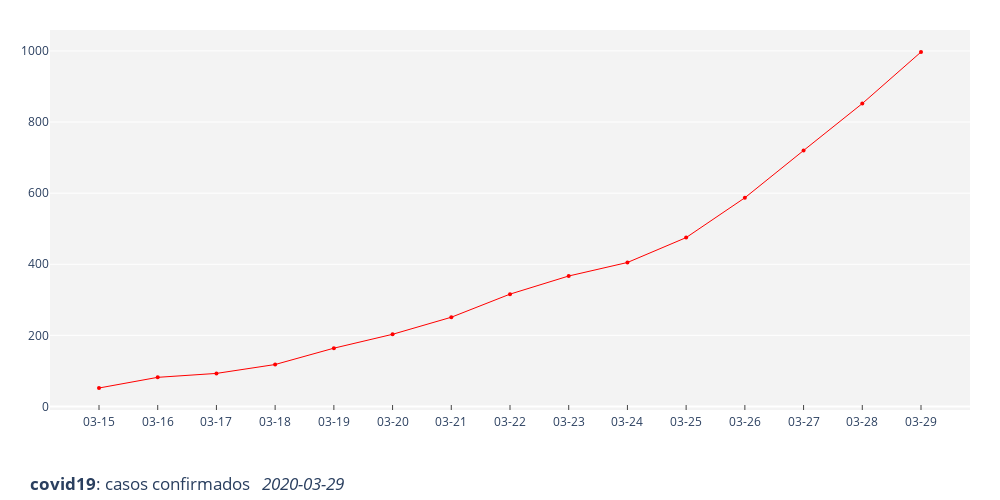

Notebook code cell kept with this figure:
### Code cell
fig = go.Figure()

fig.add_trace(go.Scatter(
        x=df2['fecha_caso_nuevo'],
        y=df2['count_cumulativo'],
        mode='lines+markers',
        marker=dict(color='rgb(255, 0, 0)',
                    size=4),
        line=dict(width=1)))

fig.update_layout(title={'text': '<b>covid19</b>: casos confirmados   <i>{}</i>'.format(recent_day),
                         'x': 0.03,
                         'y': 0.02},
                  width=1000,
                  height=500,
                  margin={"r":30,"t":30,"l":50,"b":90},
                  autosize=False,
                  plot_bgcolor='rgb(243, 243, 243)',
                  xaxis=dict(showline=True,
                             showgrid=False,
                             linewidth=2,
                             type='date',
                             autorange=True,
                             dtick='2000-01-01',
                             tickformat='%m-%d',
                             ticks='inside',
                             ticklen=5),
                  yaxis=dict(autorange=True)
                 )
fig.show()

### Figure 1 — Plotly figure (JSON) as saved in the notebook; plotly's stock layout.template omitted (floating-point values rounded to 4 significant figures)
{"data": [{"line": {"width": 1}, "marker": {"color": "rgb(255, 0, 0)", "size": 4}, "mode": "lines+markers", "type": "scatter", "x": ["2020-03-15T00:00:00", "2020-03-16T00:00:00", "2020-03-17T00:00:00", "2020-03-18T00:00:00", "2020-03-19T00:00:00", "2020-03-20T00:00:00", "2020-03-21T00:00:00", "2020-03-22T00:00:00", "2020-03-23T00:00:00", "2020-03-24T00:00:00", "2020-03-25T00:00:00", "2020-03-26T00:00:00", "2020-03-27T00:00:00", "2020-03-28T00:00:00", "2020-03-29T00:00:00"], "y": [52, 82, 93, 118, 164, 203, 251, 316, 367, 405, 475, 587, 720, 852, 997]}], "layout": {"autosize": false, "height": 500, "margin": {"b": 90, "l": 50, "r": 30, "t": 30}, "plot_bgcolor": "rgb(243, 243, 243)", "title": {"text": "<b>covid19</b>: casos confirmados   <i>2020-03-29</i>", "x": 0.03, "y": 0.02}, "width": 1000, "xaxis": {"autorange": true, "dtick": "2000-01-01", "linewidth": 2, "range": ["2020-03-14 03:58:14.8905", "2020-03-29 20:01:45.1095"], "showgrid": false, "showline": true, "tickformat": "%m-%d", "ticklen": 5, "ticks": "inside", "type": "date"}, "yaxis": {"autorange": true, "range": [-9.875, 1059.0], "type": "linear"}}}
